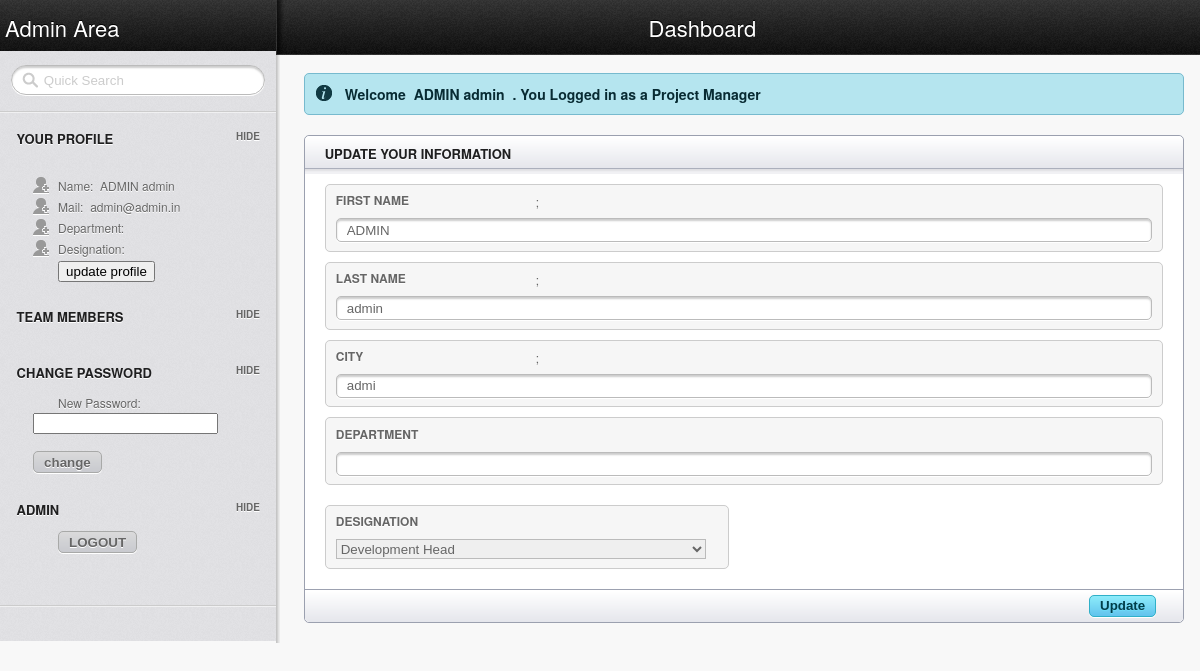
The page /Project-Manager/updateinfo.php (signed in) on the database its author committed.
### tables this page shows
CREATE TABLE IF NOT EXISTS `data` (
  `Id` int(255) NOT NULL AUTO_INCREMENT,
  `Fname` varchar(50) NOT NULL,
  `Lname` varchar(50) NOT NULL,
  `City` varchar(50) NOT NULL,
  `Email` varchar(50) NOT NULL,
  `Password` varchar(11) NOT NULL,
  `Usertype` varchar(50) NOT NULL,
  `Under` varchar(50) NOT NULL,
  `Department` varchar(250) NOT NULL,
  `date` varchar(50) NOT NULL,
  PRIMARY KEY (`Id`),
  UNIQUE KEY `Email` (`Email`)
);

### Project-Manager/updateinfo.php (the view, shortened to what this page needs)
<!doctype html>
<html lang="en">
<head>
	<link rel="stylesheet" href="../css/layout.css" type="text/css" media="screen" />
</head>
<body>
	<header id="header">
		<hgroup>
			<h1 class="site_title"><a href="index.php">Admin Area</a></h1>
				<h2 class="section_title">Dashboard</h2>
		</hgroup>
	</header>
	<aside id="sidebar" class="column">
		<form class="quick_search">
			<input type="text" value="Quick Search" onfocus="if(!this._haschanged){this.value=''};this._haschanged=true;">
		</form>
		<hr/>
		<h3>Your Profile</h3>
		<ul class="toggle">
		<br>
		<?php
if (isset($_SESSION['view']))
{
$user = $_SESSION['user'];
$result = "SELECT * FROM data WHERE Email='$user'";
$run = mysql_query($result) or die("ERROR".mysql_error());
while($row = mysql_fetch_array($run))
  {
echo "<li class='icn_add_user'><a>Name:&nbsp;&nbsp;" . $row['Fname'] . "&nbsp;" . $row['Lname'] . "</a></li>";
echo "<li class='icn_add_user'><a>Mail:&nbsp;&nbsp;" . $row['Email']."</a></li>";
echo "<li class='icn_add_user'><a>Department:&nbsp;&nbsp;</a></li>";
echo "<li class='icn_add_user'><a>Designation:&nbsp;&nbsp;</a></li>";
echo "<li><a href='Update.php'><input type='button' value='update profile'/></a></li>";
echo "<br>";
 $y=$row['Id'];
  }
  	echo	"</ul>";
	echo	"<h3>Team members</h3>";
	echo "<br>";
	echo "<h3>Change Password</h3>";
	echo  "<ul class='toggle'>";
	echo  "<li><a>New Password:</a><form action= '../pass.php' method='POST'><input type='hidden' name='id' value='". $y."'> </input><input type='pass' name='pass'></input><br><br><input type='submit' value='change'></form></li>";
	echo "</ul>";
	echo "<br>";
	echo "<h3>Admin</h3>";
	echo  "<ul class='toggle'>";
echo "<form action='destroy.php' method='POST'>";
echo "<li><a><input type='submit' value='LOGOUT'></input></form></a></li>";
echo	"</ul>";
	}
	?>
		<footer>
			<hr />
			</footer>
	</aside>
	<section id="main" class="column">
	<?php
if (isset($_SESSION['view']))
{
$user = $_SESSION['user'];
$result = "SELECT * FROM data WHERE Email='$user'";
$run = mysql_query($result) or die("ERROR".mysql_error());
$row=mysql_fetch_array($run);
	echo "<h4 class='alert_info'>Welcome &nbsp;". $row['Fname'] ."&nbsp;". $row['Lname'] ."&nbsp; . You Logged in as a Project Manager</h4>";
}	?>
		<article class="module width_full">
			<header><h3>Update Your Information</h3></header>
				<div class="module_content">
				<form action="updateinfoaction.php" method="POST">
						<fieldset>
							<label>First Name</label>
							<input type="text" name="newF" value="<?php echo $row['Fname']; ?>">;
						</fieldset>
						<fieldset>
							<label>Last Name</label>
							<input type="text" name="newL" value="<?php echo $row['Lname']; ?>">;
						</fieldset>
						<fieldset>
							<label>City</label>
							<input type="text" name="newC" value="<?php echo $row['City']; ?>">;
						</fieldset>
						<fieldset>
							<label>Department</label>
							<input type="text">
						</fieldset>
						<fieldset style="width:48%; float:left; margin-right: 3%;">
							<label>Designation</label>
							<select style="width:92%;">
								<option>Development Head</option>
							</select>
						</fieldset>
				</div>
			<footer>
				<div class="submit_link">
					<input type="submit" value="Update" class="alt_btn">
				</div>
			</footer>
		</article>
		<div class="spacer"></div>
	</section>
</body>
</html>

### rows shown on the page
data: Fname "ADMIN", Lname "admin", Email "admin@admin.in", newF "ADMIN", newL "admin", newC "admi"
